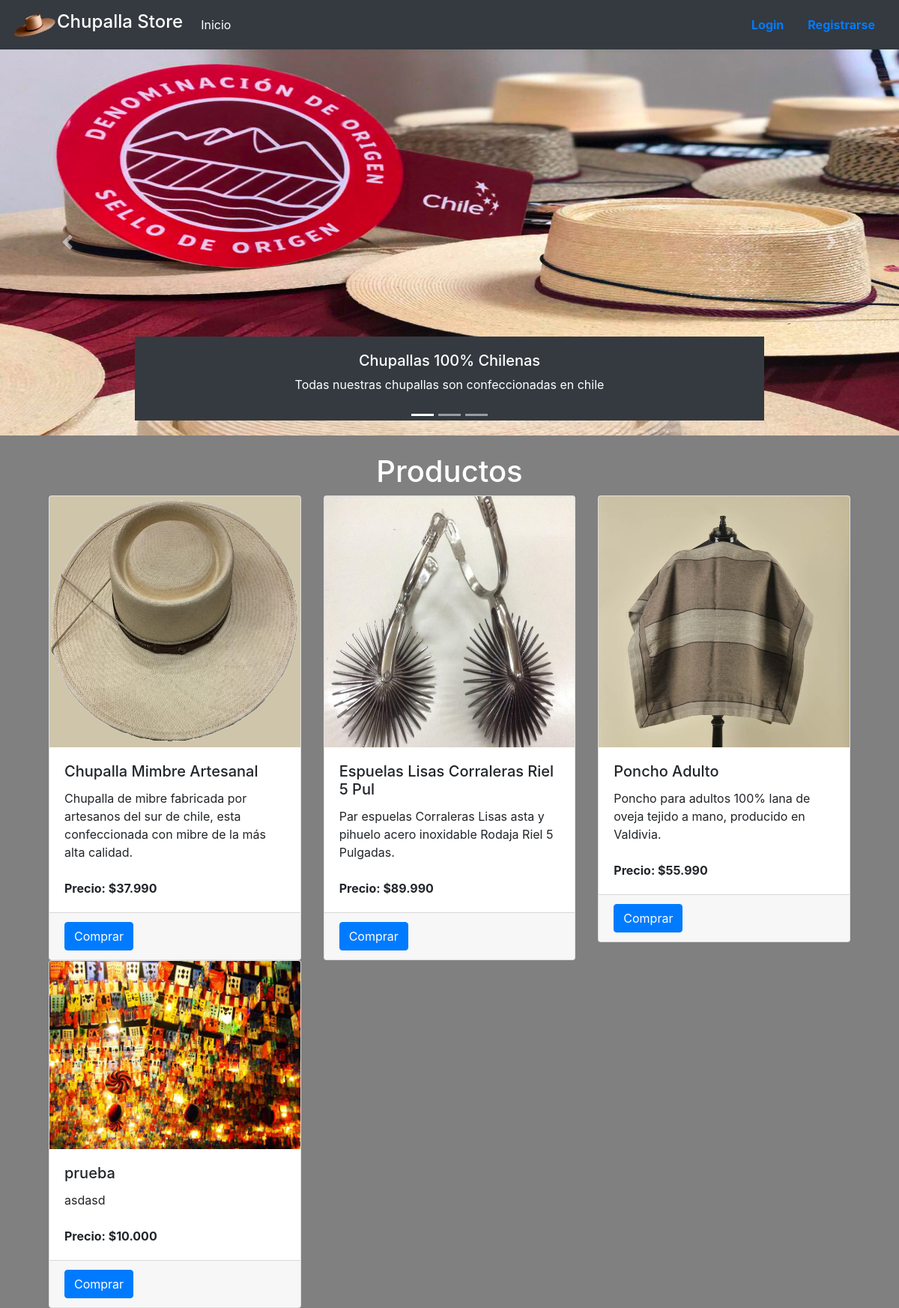
The page / on the database its author committed.
### chupallaStore/models.py (models this page shows, shortened)
class Product(models.Model):
    name = models.CharField(max_length=300)
    category = models.ForeignKey(Category, on_delete=models.CASCADE)
    image = models.ImageField(upload_to='products/', blank=True)
    excerpt = models.TextField(max_length=200, verbose_name='Extracto')
    detail = models.TextField(max_length=1000, verbose_name='Informacion del producto')
    price = models.IntegerField()
    available = models.BooleanField(default=True)
    class Meta:
        db_table= 'products'
        verbose_name = 'Producto'
        verbose_name_plural = 'Productos'
        ordering = ['id']

### chupallaStore/views.py (the view)
# urls.py: path('', views.index,name='index'),
def index (request):
    products = Product.objects.all()
    return render(request, 'index.html', {
        "products":products
    })

### chupallaStore/templates/index.html (shortened to what this page needs)
{% load static %}
<html>
    <head>
        {% load pwa %}
        <link rel="stylesheet" href="/static/css/bootstrap.min.css">
        <link rel="stylesheet" type="text/css" href="{% static 'css/estilo.css' %}">
    </head>
    <body>
            <nav class="navbar navbar-expand-lg navbar-dark fixed-top bg-dark">
                <img src="{% static 'images/icono.png' %}" width="60px" height="50px" alt="">
                <a class="navbar-brand" href="#">
                    <h4>Chupalla Store</h4>
                </a>
                <div class="collapse navbar-collapse" id="navbarSupportedContent">
                    <ul class="navbar-nav mr-auto">
                        <li class="nav-item active">
                            <a class="nav-link" href="{% url 'index'%}">Inicio<span class="sr-only">(current)</span></a>
                        </li>
                    </ul>
                    <form class="form-inline my-2 my-lg-0">
                        {% if user.is_authenticated %}
                            <script src="{% static 'js/notificacion.js' %}"></script>
                            <li>
                                {% for auth in backends.associated %}
                                    {% if auth.provider == 'facebook' %}
                                        <img  class="rounded-circle" src="{{ auth.extra_data.picture.data.url }}" alt="" width="50" height="50">
                                    {% endif %}
                                {% endfor %}
                            </li>
                            <li class="nav-item nav-link" style="color:#FFFFFF";><strong>Usuario: {{user.get_username}}</strong></li>
                            {% if user.is_staff %}
                                <li class="nav-item "><a href="admin/" class="nav-link"><strong>Administracion</strong></a></li>
                            {% endif %}
                            <li class="nav-item "><a href="{% url 'logout' %}" class="nav-link"><strong>Logout</strong></a></li>
                        {% else %}
                            <li class="nav-item "><a href="{% url 'login' %}?next={{request.path}}" class="nav-link"><strong>Login</strong></a></li>
                            <a class="nav-link" href="{% url 'registrar' %}"><strong>Registrarse</strong></a>
                        {% endif %}
                    </form>
                </div>
            </nav>
            {% block content %}
            <div id="carouselExampleCaptions" class="carousel slide" data-ride="carousel">
                <ol class="carousel-indicators">
                    <li data-target="#carouselExampleCaptions" data-slide-to="0" class="active"></li>
                    <li data-target="#carouselExampleCaptions" data-slide-to="1"></li>
                    <li data-target="#carouselExampleCaptions" data-slide-to="2"></li>
                </ol>
                <div class="carousel-inner">
                    <div class="carousel-item active">
                        <img id="carousel1" src="{% static 'images/car3.png' %}" class="d-block w-100" alt="..." >
                        <div class="carousel-caption d-none d-md-block bg-dark">
                            <h5>Chupallas 100% Chilenas</h5>
                            <p>Todas nuestras chupallas son confeccionadas en chile</p>
                        </div>
                    </div>
                </div>
                <a class="carousel-control-prev" href="#carouselExampleCaptions" role="button" data-slide="prev">
                    <span class="carousel-control-prev-icon" aria-hidden="true"></span>
                </a>
                <a class="carousel-control-next" href="#carouselExampleCaptions" role="button" data-slide="next">
                    <span class="carousel-control-next-icon" aria-hidden="true"></span>
                </a>
            </div>
            <br>
            <div class="container-fluid">
            {% load humanize %}
            <div class="row justify-content-center">
                <h1 style="color: white">Productos</h1>
            </div>
            <div class="row justify-content-center">
                <div class="col-11">
                    <div class="row">
                        {% for product in products %}
                        <div class="col-sm-12 col-md-4 col-lg-4">
                            <div class="card" style="width: 100%;">
                                <img src="{{ product.image.url }}" style="width:100%;" class="card-img-top"
                                    alt="{{ product.name }}" />
                                <div class="card-body">
                                    <h5 class="card-title">{{ product.name }}</h5>
                                    <p class="card-text"> {{product.excerpt}} <br><br><strong> Precio: ${{product.price | intcomma}} </strong>
                                    </p>
                                </div>
                                <div class="card-footer">
                                    <a class="btn btn-primary" href="#">Comprar</a>
                                </div>
                            </div>
                        </div>
                        {% endfor %}
                    </div>
                </div>
            </div>
            </div>
            {% endblock %}
    </body>
</html>

### chupallaStore/static/css/estilo.css (style rules this page uses)
* { margin: 0; padding: 0; list-style: none; }
body { background: gray; padding-top: 65px; }
#carousel1 { width: 10vw; height: 43vw; }

### rows shown on the page
Product: image (picture), name "Chupalla Mimbre Artesanal", excerpt "Chupalla de mibre fabricada por artesanos del sur de chile, esta confeccionada con mibre de la más alta calidad.", price "37.990"
Product: image (picture), name "Espuelas Lisas Corraleras Riel 5 Pul", excerpt "Par espuelas Corraleras Lisas asta y pihuelo acero inoxidable Rodaja Riel 5 Pulgadas.", price "89.990"
Product: image (picture), name "Poncho Adulto", excerpt "Poncho para adultos 100% lana de oveja tejido a mano, producido en Valdivia.", price "55.990"
Product: image (picture), name "prueba", excerpt "asdasd", price "10.000"
